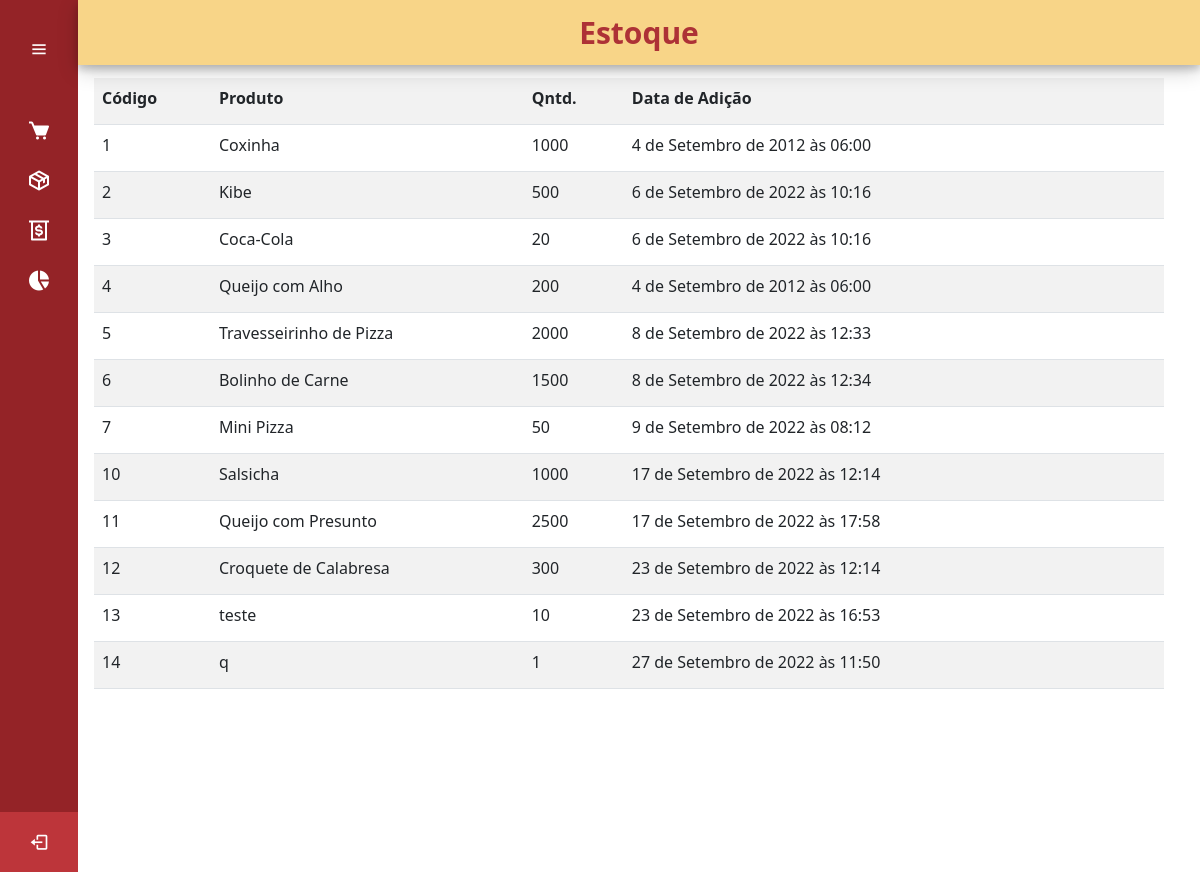
The page /estoque on the database its author committed.
### cadastro/models.py (models this page shows, shortened)
class ListaProdutos(models.Model):
    nome_produto = models.CharField(max_length=50, verbose_name='Produto')
    quantidade_produto = models.IntegerField(verbose_name='Qntd.')
    data_adicao = models.DateTimeField(auto_now_add= True ,verbose_name='Data de Adição')
    nota_produto = models.TextField()

### cadastro/views.py (the view)
# urls.py: path('estoque',views.estoqueList, name='estoque'),
def estoqueList(request):
    qs = ListaProdutos.objects.all()
    return render(request, "paginas/estoque.html", {'object_list': qs})

### paginas/templates/paginas/estoque.html (shortened to what this page needs)
{% extends 'paginas/modelo.html' %}
{% load static %}
{% block conteudo %}
<div class="home_content">
    <div class="conteudo_pagina">
                        {% include 'cadastro/add.html' %}
        <div class="table-responsive">
            <table class="table table-striped" id="tabela_despesa">
                <tr>
                    <th>Código</th>
                    <th>Produto</th>
                    <th>Qntd.</th>
                    <th>Data de Adição</th>
                    <th> <a type="button" data-bs-toggle="modal" data-bs-target="#addModal">
                            <box-icon name='list-plus'></box-icon>
                        </a></th>
                </tr>
                {% for produto in object_list %}
                <tr>
                    <td>{{ produto.pk }}</td>
                    <td>{{ produto.nome_produto }}</td>
                    <td>{{ produto.quantidade_produto }}</td>
                    <td>{{ produto.data_adicao }}</td>
                    <td><a type="button" data-bs-toggle="modal" data-bs-target="#editModal{{ produto.pk }}">
                            <box-icon name='edit'></box-icon>
                        </a><a type="button" href="estoque/deletar/{{ produto.id }}">
                            <box-icon name='trash'></box-icon>
                        </a></td>
                </tr>
                                {% include 'cadastro/edit.html' %}
                {% empty %}
                <tr>
                    <td colspan="3">Nenhum campo registrado</td>
                </tr>
            </table>
            {% endfor %}
    {% endblock %}

### static/css/styles.css (style rules this page uses)
.home_content { height: calc(100% - 60px); width: calc(100% - 98px); position: absolute; top: 78px; left: 78px; transition: all 0.5s ease; padding: 0 16px; }

### rows shown on the page
ListaProdutos: pk "1", nome_produto "Coxinha", quantidade_produto "1000", data_adicao "4 de Setembro de 2012 às 06:00"
ListaProdutos: pk "2", nome_produto "Kibe", quantidade_produto "500", data_adicao "6 de Setembro de 2022 às 10:16"
ListaProdutos: pk "3", nome_produto "Coca-Cola", quantidade_produto "20", data_adicao "6 de Setembro de 2022 às 10:16"
ListaProdutos: pk "4", nome_produto "Queijo com Alho", quantidade_produto "200", data_adicao "4 de Setembro de 2012 às 06:00"
ListaProdutos: pk "5", nome_produto "Travesseirinho de Pizza", quantidade_produto "2000", data_adicao "8 de Setembro de 2022 às 12:33"
ListaProdutos: pk "6", nome_produto "Bolinho de Carne", quantidade_produto "1500", data_adicao "8 de Setembro de 2022 às 12:34"
ListaProdutos: pk "7", nome_produto "Mini Pizza", quantidade_produto "50", data_adicao "9 de Setembro de 2022 às 08:12"
ListaProdutos: pk "10", nome_produto "Salsicha", quantidade_produto "1000", data_adicao "17 de Setembro de 2022 às 12:14"
ListaProdutos: pk "11", nome_produto "Queijo com Presunto", quantidade_produto "2500", data_adicao "17 de Setembro de 2022 às 17:58"
ListaProdutos: pk "12", nome_produto "Croquete de Calabresa", quantidade_produto "300", data_adicao "23 de Setembro de 2022 às 12:14"
ListaProdutos: pk "13", nome_produto "teste", quantidade_produto "10", data_adicao "23 de Setembro de 2022 às 16:53"
ListaProdutos: pk "14", nome_produto "q", quantidade_produto "1", data_adicao "27 de Setembro de 2022 às 11:50"
